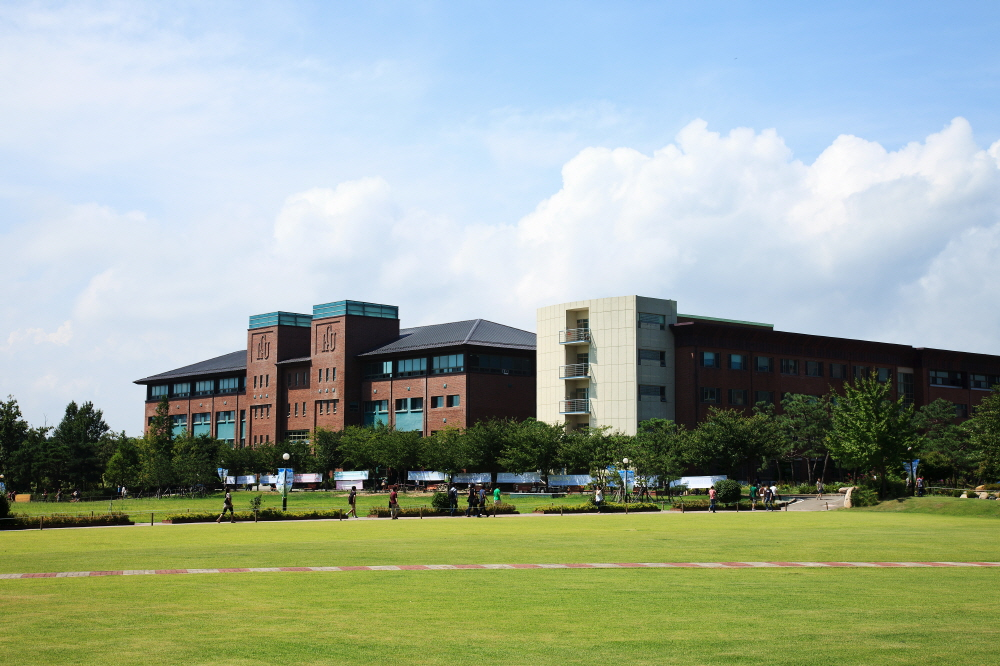
#> input picture school.jpg, 1000 x 666 px
$ jupyter execute --allow-errors Untitled.ipynb
#> lines starting #> are read from the running program, lines starting #| are printed output that depends on the picture
[cell 1]
def remove_html(text_data):
    """
    remove_html takes raw text and removes html tags from the text.
    """
    soup = BeautifulSoup(text_data, 'lxml')
    return soup.get_text()


str_data = "<div><p class='intro'>안녕하세요!</p><p>반갑습니다.</p></div>"
#> (the rest of this cell did not finish here and is left out)

[cell 2]
import string
print('Punctuation: ', string.punctuation)
# Punctuation:  !"#$%&'()*+,-./:;<=>?@[\]^_`{|}~


def remove_punctuation(text):
    sent = []
    for t in text.split(' '):
        # 각 단어(t)에 대해, 문자 하나하나(c)를 순회하면서
        # c가 punctuation 목록에 없으면 그대로 남기고,
        # 있으면 건너뛰어(join 시 빠짐)
        no_punct = "".join([c for c in t if c not in string.punctuation])
        sent.append(no_punct)

    # 구두점이 제거된 단어들을 다시 공백으로 연결해서 문장으로 복원
    sentence = " ".join(s for s in sent)
    return sentence

[cell 3]
import pickle
import numpy as np
import pandas as pd
import matplotlib.pyplot as plt
from PIL import Image
from numpy import asarray


img =  Image.open('school.jpg')
#> img is the input picture: PIL image 1000x666 RGB; mean R, G, B 156.4, 169.6, 155.3
numpydata = asarray(img)
print(numpydata.shape)
#| (666, 1000, 3)
print(type(numpydata))
#| <class 'numpy.ndarray'>


plt.imshow(numpydata)
plt.axis('off')
plt.show()

[cell 4]
plt.figure(figsize = (20, 5))

print('shape', numpydata.shape)
#| shape (666, 1000, 3)
print('type', type(numpydata))
#| type <class 'numpy.ndarray'>

[cell 5]
 # 1×4 그리드 중 첫 번째 칸 (원본 색상 영상)
plt.subplot(141)              # subplot(1,4,1)과 동일
plt.imshow(numpydata[300:600, 300:600, :])
plt.axis("off")
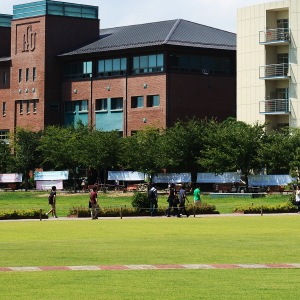
#> shown: shape (300, 300, 3); mean R, G, B 112.2, 116.5, 80.6

[cell 6]
# 두 번째 칸 (Red 채널만)
plt.subplot(142)
plt.imshow(numpydata[300:600, 300:600, 0])
plt.axis("off")
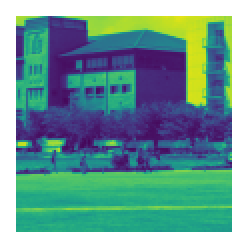
#> figure drawn by matplotlib, 1 panel

[cell 7]
# 세 번째 칸 (Green 채널만)
plt.subplot(143)
plt.imshow(numpydata[300:600, 300:600, 1])
plt.axis("off")

# 네 번째 칸 (Blue 채널만)
plt.subplot(144)
plt.imshow(numpydata[300:600, 300:600, 2])
plt.axis("off")
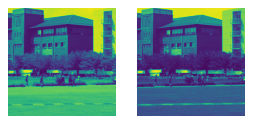
#> figure drawn by matplotlib, 2 panels
